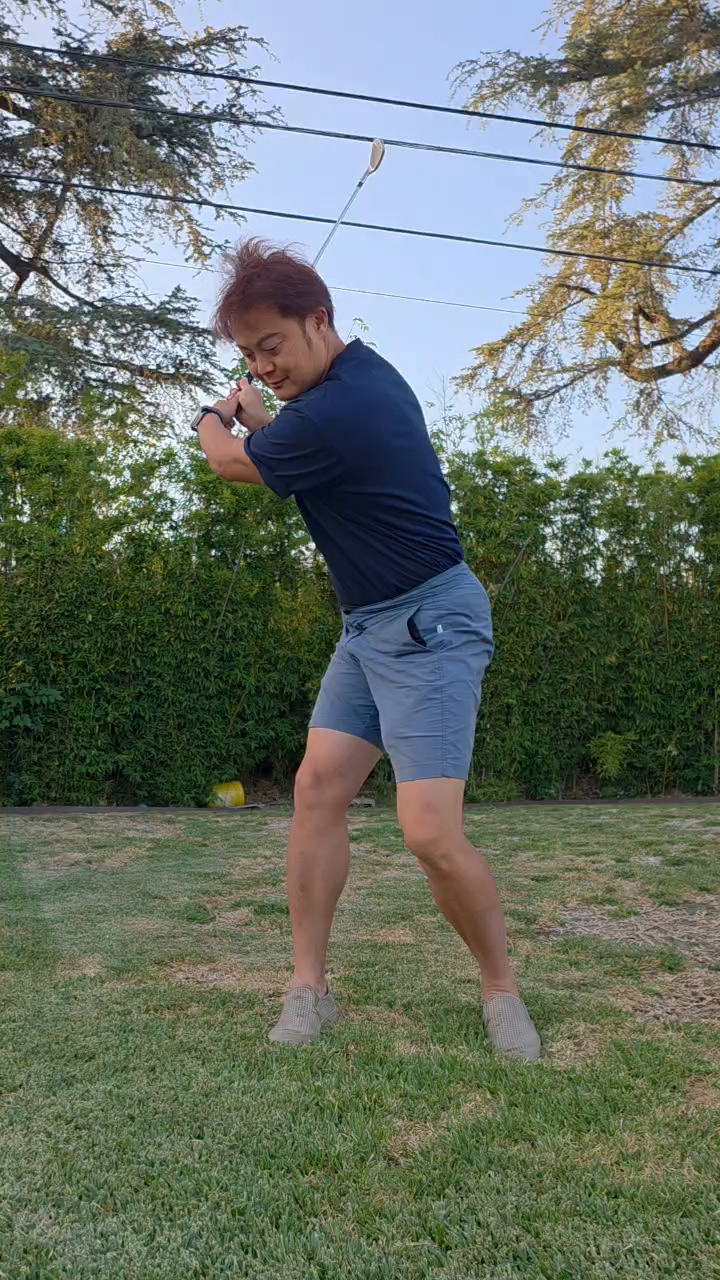
#> input picture frame 180 of input/Videos2026-06-09_201039_231.mp4, 720 x 1280 px, given in place of Videos2026-06-09_201058_697.mp4, which was not available
$ python export_gate1_gt_frames.py
#> lines starting #> are read from the running program, lines starting #| are printed output that depends on the picture; pictures that were not available may be replaced by others from this repository, and a replacement may not be noted
#!/usr/bin/env python3
"""
export_gate1_gt_frames.py
导出 GT 标注素材:
  - 201058 fr180-fr200 (每帧一张, 原比例, 标帧号)
  - 201015 fr55-fr72   (每帧一张, 原比例, 标帧号)
放桌面 gate1_gt/
"""
import sys, cv2, numpy as np
from pathlib import Path

sys.path.insert(0, "/home/jason/projects/swingcue-postest")

INPUT  = Path("/home/jason/projects/swingcue-postest/input")
DEST   = Path("/mnt/c/Users/jason/Desktop/gate1_gt")
DEST.mkdir(parents=True, exist_ok=True)

EXPORTS = [
    ("Videos2026-06-09_201058_697.mp4", range(180, 201), "201058"),
    ("Videos2026-06-09_201015_827.mp4", range(55, 73),   "201015"),
]

FONT = cv2.FONT_HERSHEY_DUPLEX

def export_frames(vname, frame_range, stem):
#> called with vname = 'Videos2026-06-09_201058_697.mp4', stem = '201058'
    vpath = str(INPUT / vname)
    cap = cv2.VideoCapture(vpath)
    if not cap.isOpened():
        print(f"  ERROR: cannot open {vpath}")
        return 0

    out_dir = DEST / stem
    out_dir.mkdir(exist_ok=True)
    count = 0

    for fi in frame_range:
        cap.set(cv2.CAP_PROP_POS_FRAMES, fi)
        ret, frame = cap.read()
        if not ret:
            print(f"  WARNING: fr{fi} read failed")
            continue

        # 原比例, 仅加帧号标注
        h, w = frame.shape[:2]
        label = f"fr{fi:04d}"

        # 黑底白字, 右上角
        lbl_x = w - 120; lbl_y = 36
        cv2.rectangle(frame, (lbl_x - 4, 4), (w - 4, 46), (0, 0, 0), -1)
        cv2.putText(frame, label, (lbl_x, lbl_y), FONT, 1.0, (255, 255, 255), 2)

        out_path = out_dir / f"{stem}_fr{fi:04d}.jpg"
        cv2.imwrite(str(out_path), frame, [cv2.IMWRITE_JPEG_QUALITY, 95])
        count += 1
#> this loop made 21 passes
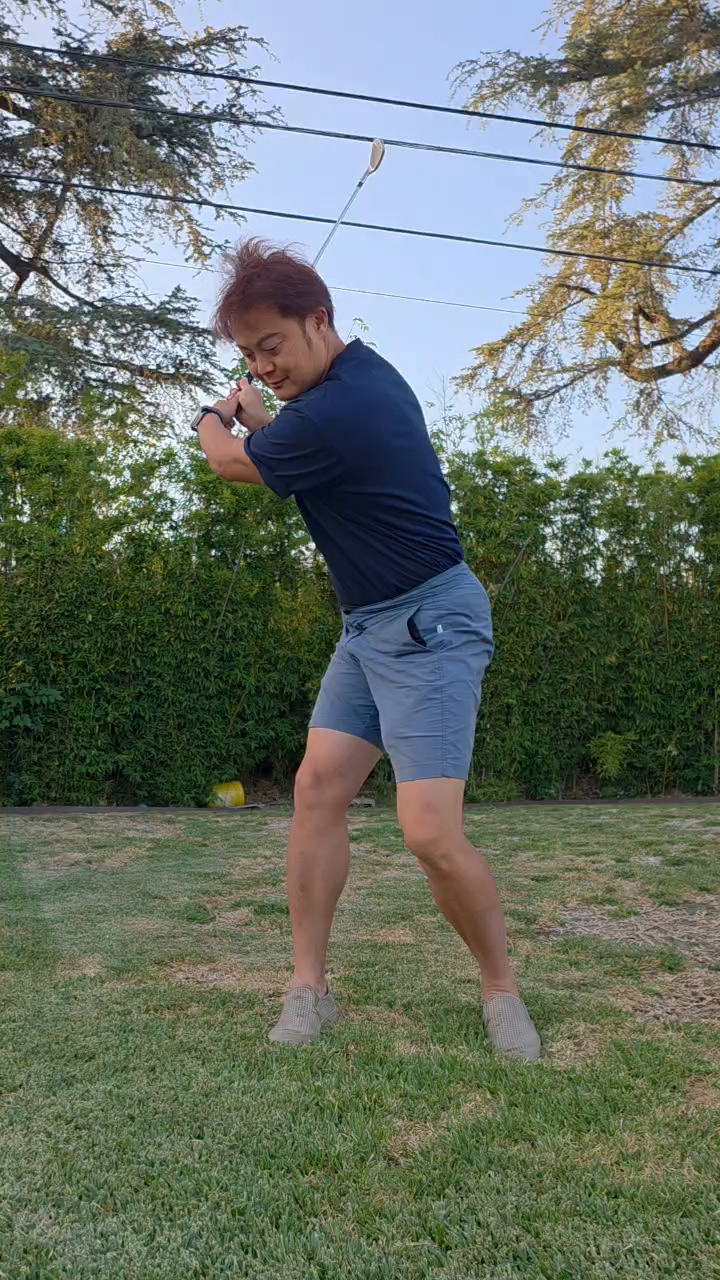
#> input picture frame 180 of input/Videos2026-06-09_201039_231.mp4, 720 x 1280 px, given in place of Videos2026-06-09_201058_697.mp4, which was not available
#> pass 1, in export_frames, `cv2.imwrite(str(out_path), frame, [cv2.IMWRITE_JPEG_QUALITY, 95])`:
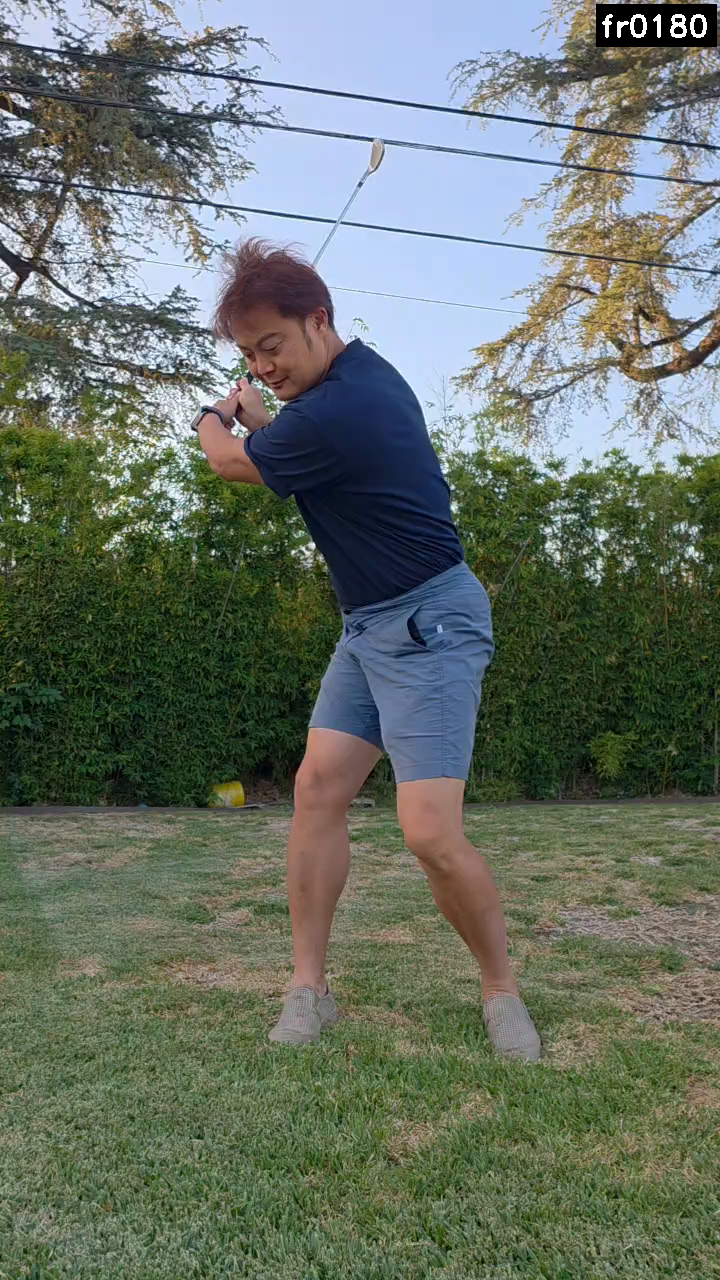
#> saved as 201058_fr0180.jpg: shape (1280, 720, 3); mean B, G, R 103.2, 113.5, 103.7
#> after the loop:
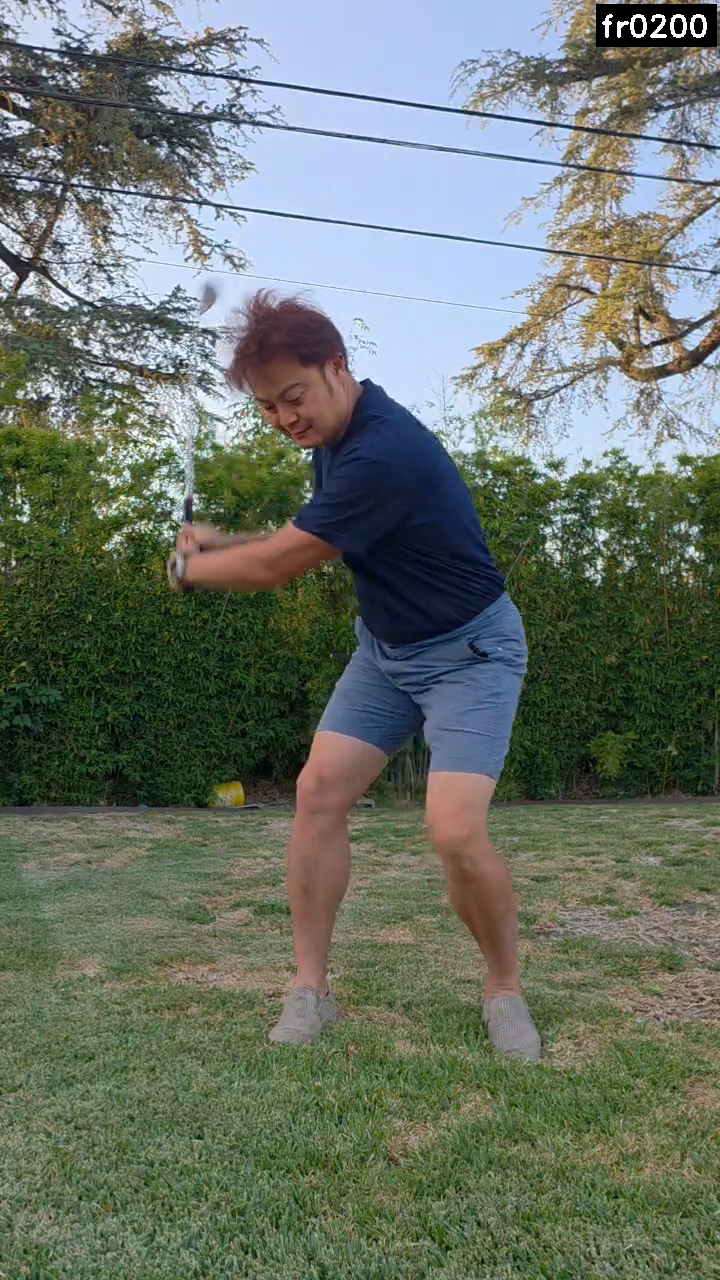
#> frame: shape (1280, 720, 3); mean B, G, R 105.1, 115.2, 105.8
#> after the loop, count = 21

    cap.release()
    return count

print("Exporting GT annotation frames to Desktop/gate1_gt/")
for vname, frame_range, stem in EXPORTS:
    n = export_frames(vname, frame_range, stem)
#> n = 21
    print(f"  {stem}: exported {n} frames -> gate1_gt/{stem}/")
#|   201058: exported 21 frames -> gate1_gt/201058/
#> pass 2 of the loop `for vname, frame_range, stem in EXPORTS:`:
#> the loop in export_frames (call 2), `for fi in frame_range:` made 18 passes
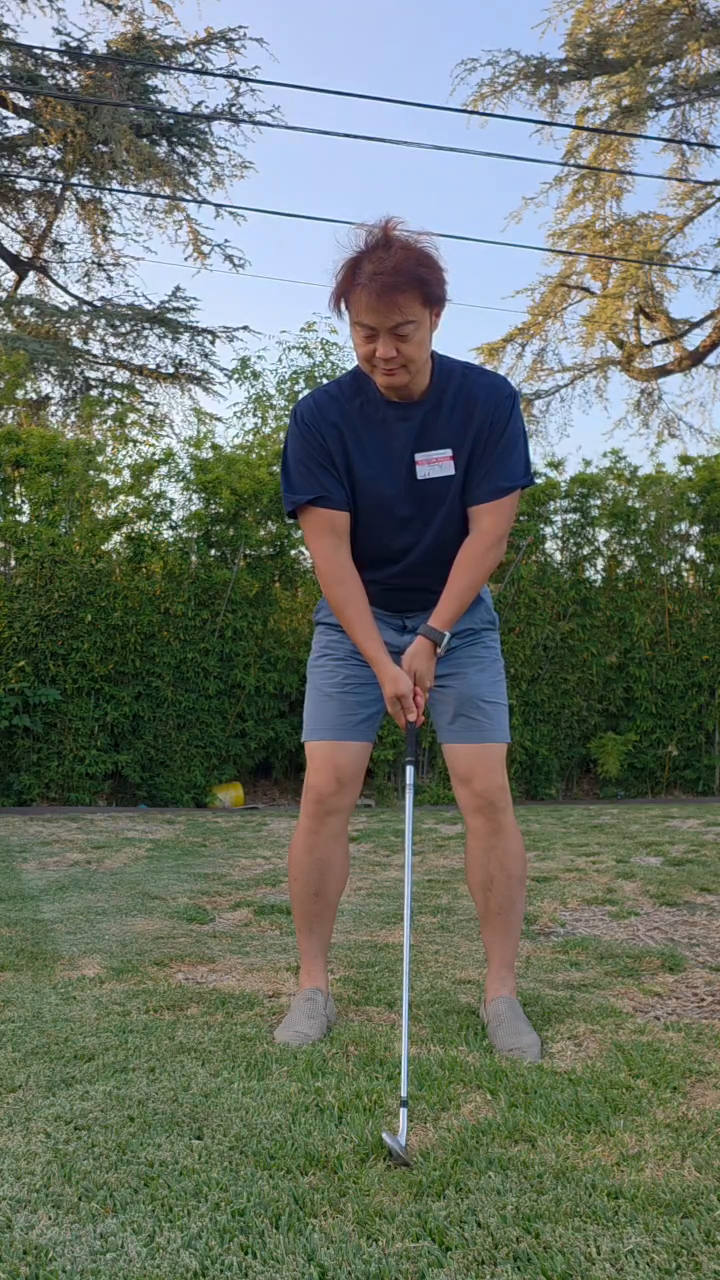
#> input picture frame 55 of input/Videos2026-06-09_201039_231.mp4, 720 x 1280 px, given in place of Videos2026-06-09_201015_827.mp4, which was not available
#> pass 1, in export_frames (call 2), `cv2.imwrite(str(out_path), frame, [cv2.IMWRITE_JPEG_QUALITY, 95])`:
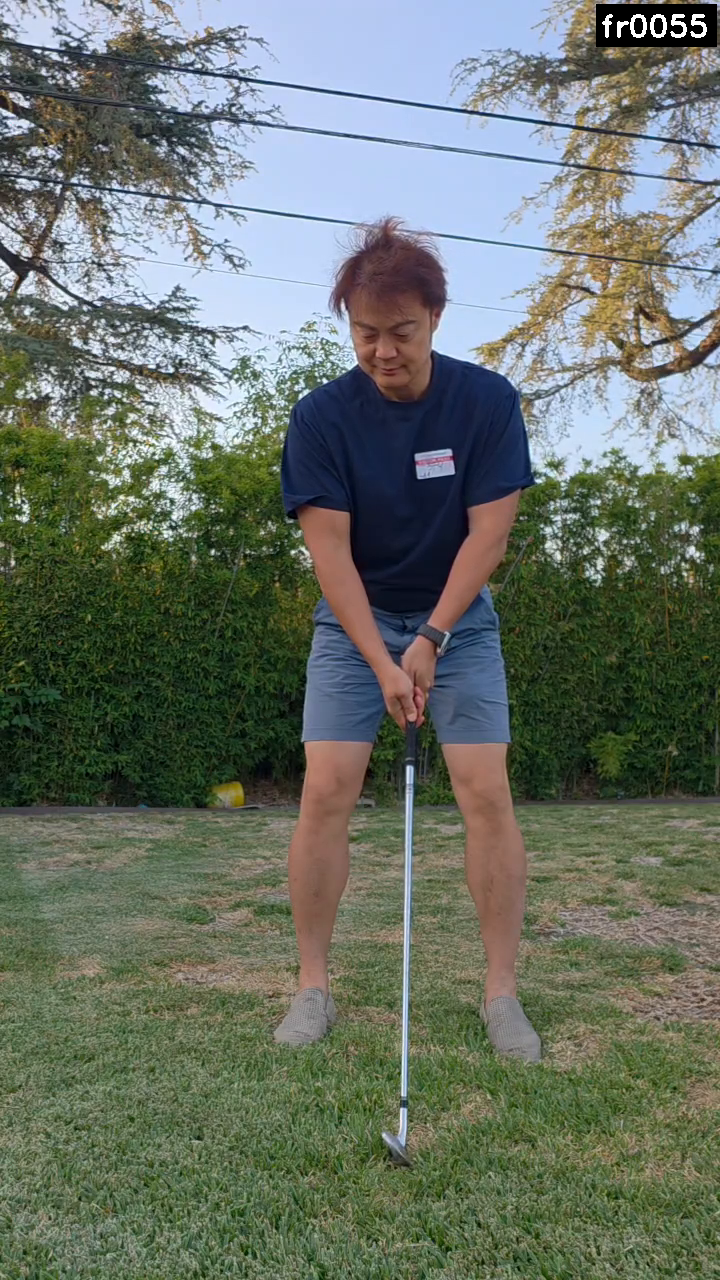
#> saved as 201015_fr0055.jpg: shape (1280, 720, 3); mean B, G, R 102.8, 113.4, 104.7
#> after the loop in export_frames (call 2), `for fi in frame_range:`: count = 18
#|   201015: exported 18 frames -> gate1_gt/201015/

print("\nDone. Please annotate the true impact frame in each set.")
print("  201058: which frame in fr180-200 is the actual ball strike?")
print("  201015: which frame in fr55-72 is the actual ball strike?")
print("After annotation, provide the frame number to calibrate gate-1.")
